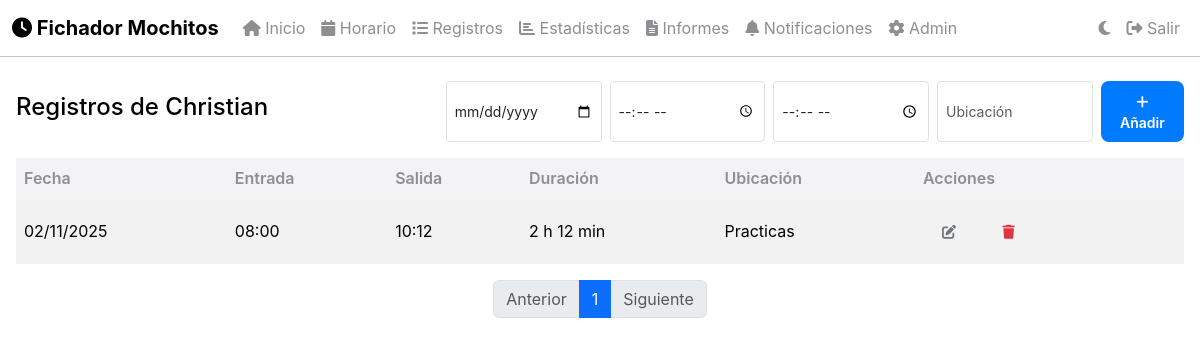
Screenshot of /admin/user_records/1 (signed in) with the database file from the repository.
### app.py (models this page shows)
class User(UserMixin, db.Model):
    id = db.Column(db.Integer, primary_key=True)
    email = db.Column(db.String(100), unique=True, nullable=False)
    password = db.Column(db.String(100), nullable=True)
    name = db.Column(db.String(100), nullable=False)
    is_admin = db.Column(db.Boolean, default=False)
    is_first_login = db.Column(db.Boolean, default=True)
    total_hours_required = db.Column(db.Float, default=150.0)
    schedules = db.relationship('Schedule', backref='user', lazy=True)
    time_records = db.relationship('TimeRecord', backref='user', lazy=True)

class TimeRecord(db.Model):
    id = db.Column(db.Integer, primary_key=True)
    user_id = db.Column(db.Integer, db.ForeignKey('user.id'), nullable=False)
    date = db.Column(db.Date, nullable=False)
    entry_time = db.Column(db.DateTime, nullable=False)
    exit_time = db.Column(db.DateTime, nullable=True)
    location = db.Column(db.String(200), nullable=True)
    latitude = db.Column(db.Float, nullable=True)
    longitude = db.Column(db.Float, nullable=True)
    notes = db.Column(db.String(500), nullable=True)
    is_active = db.Column(db.Boolean, default=True)

### app.py (the view)
@app.route('/admin/user_records/<int:user_id>')
@login_required
def admin_user_records(user_id):
    if not current_user.is_admin:
        flash('No tienes permisos de administrador', 'error')
        return redirect(url_for('dashboard'))
    user = User.query.get_or_404(user_id)
    page = request.args.get('page', 1, type=int)
    records = TimeRecord.query.filter_by(user_id=user_id).order_by(TimeRecord.date.desc(), TimeRecord.entry_time.desc()).paginate(page=page, per_page=10)
    return render_template('admin_records.html', user=user, records=records)

### app.py (called while the page is built)
def format_seconds_to_hm(total_seconds):
    if total_seconds is None:
        return "-"
    try:
        secs = int(round(float(total_seconds)))
    except Exception:
        return str(total_seconds)
    sign = "-" if secs < 0 else ""
    secs = abs(secs)
    total_minutes = secs // 60
    h = total_minutes // 60
    m = total_minutes % 60
    return f"{sign}{h} h {m} min"

@login_manager.user_loader
def load_user(user_id):
    return User.query.get(int(user_id))

@app.template_filter('hm_seconds')
def jinja_hm_seconds_filter(seconds_value):
    return format_seconds_to_hm(seconds_value)

@app.context_processor
def inject_now():
    return {'now': datetime.now()}

### templates/admin_records.html (shortened to what this page needs)
{% extends 'base.html' %}
{% block content %}
<div class="d-flex justify-content-between align-items-center mb-3">
    <h4>Registros de {{ user.name }}</h4>
    <form class="d-flex gap-2" action="{{ url_for('admin_add_record') }}" method="POST">
        <input type="date" name="date" class="form-control form-control-sm" required>
        <input type="time" name="entry_time" class="form-control form-control-sm" required>
        <input type="time" name="exit_time" class="form-control form-control-sm">
        <input type="text" name="location" class="form-control form-control-sm" placeholder="Ubicación">
        <button class="btn btn-primary btn-sm" type="submit"><i class="fas fa-plus"></i> Añadir</button>
    </form>
</div>
{% if records.items %}
<div class="table-responsive">
    <table class="table table-striped table-hover align-middle">
        <thead>
        <tr>
            <th>Fecha</th>
            <th>Entrada</th>
            <th>Salida</th>
            <th>Duración</th>
            <th>Ubicación</th>
            <th>Acciones</th>
        </tr>
        </thead>
        <tbody>
        {% for record in records.items %}
        <tr class="{{ 'table-warning' if not record.exit_time }}">
            <td>{{ record.date.strftime('%d/%m/%Y') }}</td>
            <td>{{ record.entry_time.strftime('%H:%M') }}</td>
            <td>
                {% if record.exit_time %}
                {{ record.exit_time.strftime('%H:%M') }}
                {% else %}
                <span class="badge bg-warning">En curso</span>
                {% endif %}
            </td>
            <td>
                {% if record.exit_time %}
                {{ (record.exit_time - record.entry_time).total_seconds() | hm_seconds }}
                {% else %}
                -
                {% endif %}
            </td>
            <td>{{ record.location or '—' }}</td>
            <td class="d-flex gap-2">
                <a class="btn btn-sm btn-outline-secondary" href="{{ url_for('admin_edit_record', record_id=record.id) }}">
                    <i class="fas fa-edit"></i>
                </a>
                <a class="btn btn-sm btn-outline-danger" href="{{ url_for('admin_delete_record', record_id=record.id) }}" onclick="return confirm('¿Eliminar este fichaje?')">
                    <i class="fas fa-trash"></i>
                </a>
            </td>
        </tr>
        {% endfor %}
        </tbody>
    </table>
</div>
<nav aria-label="Paginación">
    <ul class="pagination justify-content-center">
        <li class="page-item {% if not records.has_prev %}disabled{% endif %}">
            <a class="page-link" href="{{ url_for('admin_user_records', user_id=user.id, page=records.prev_num) if records.has_prev else '#' }}">Anterior</a>
        </li>
        {% for p in range(1, records.pages + 1) %}
        <li class="page-item {% if p == records.page %}active{% endif %}">
            <a class="page-link" href="{{ url_for('admin_user_records', user_id=user.id, page=p) }}">{{ p }}</a>
        </li>
        {% endfor %}
        <li class="page-item {% if not records.has_next %}disabled{% endif %}">
            <a class="page-link" href="{{ url_for('admin_user_records', user_id=user.id, page=records.next_num) if records.has_next else '#' }}">Siguiente</a>
        </li>
    </ul>
</nav>
{% else %}
<div class="alert alert-info">No hay registros.</div>
{% endif %}
{% endblock %}

### rows the page displays
User: name "Christian"
TimeRecord: date "02/11/2025", entry_time "08:00", exit_time "10:12", exit_time+entry_time "2 h 12 min", location "Practicas"

### other values shown
{{ p }} "1"
